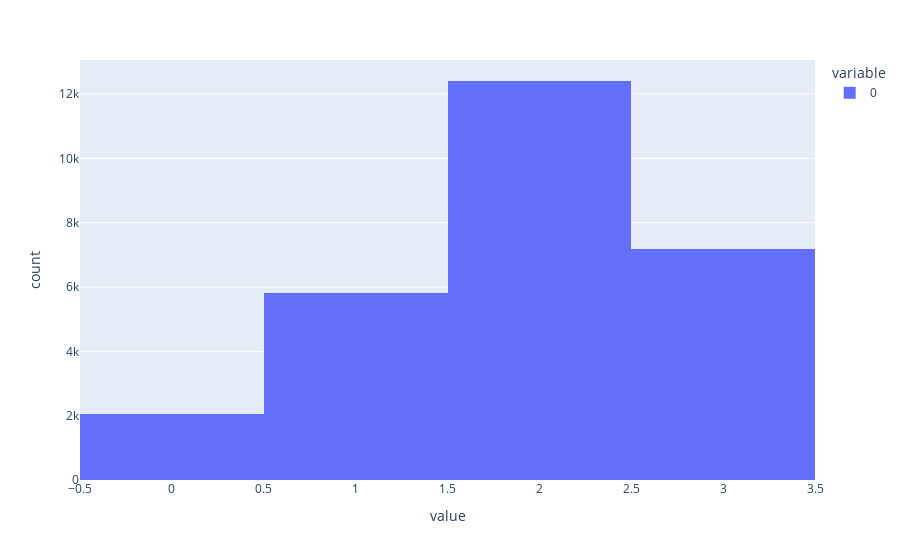

Here is the notebook cell this chart was saved with:
### Code cell
px.histogram(test2[:,1])

### Figure 1 — Plotly figure (JSON) as saved in the notebook; plotly's stock layout.template omitted (floating-point values rounded to 4 significant figures; data arrays with more than 128 entries replaced by an {"elided": "..."} marker saying what was removed)
{"data": [{"alignmentgroup": "True", "bingroup": "x", "hovertemplate": "variable=0<br>value=%{x}<br>count=%{y}<extra></extra>", "legendgroup": "0", "marker": {"color": "#636efa", "pattern": {"shape": ""}}, "name": "0", "offsetgroup": "0", "orientation": "v", "showlegend": true, "type": "histogram", "x": {"elided": "27464 int values"}, "xaxis": "x", "yaxis": "y"}], "layout": {"barmode": "relative", "legend": {"title": {"text": "variable"}, "tracegroupgap": 0}, "margin": {"t": 60}, "xaxis": {"anchor": "y", "domain": [0, 1], "title": {"text": "value"}}, "yaxis": {"anchor": "x", "domain": [0, 1], "title": {"text": "count"}}}}
